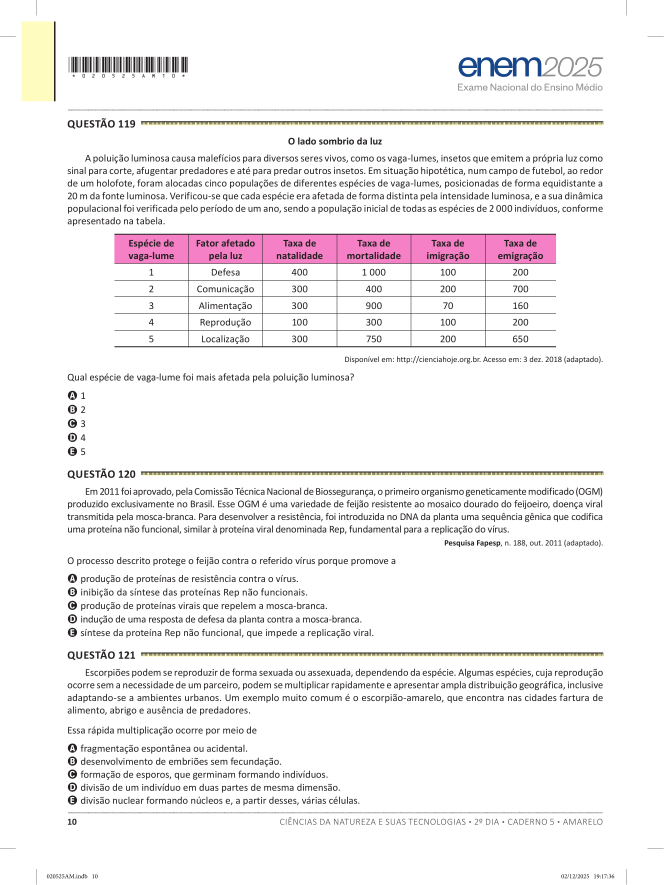
#> input picture 2Passo-RemoverBordasPaginasInteiras/imagens-convertidas/pagina_enem_10.png, 2653 x 3539 px (shown at 1/4 size); its folder holds 4 pictures in this run
$ python remover-bordas.py
#> lines starting #> are read from the running program, lines starting #| are printed output that depends on the picture
"""
Propósito: remover as bordas externas das páginas
Autor: Alexandre Nassar de Peder
Criação: 02/10/2025
Atualização: 03/06/2026

OBS1: puxe a pasta "imagens-convertidas" do passo 1 para essa pasta do passo 2

OBS2: abra a imagem no GIMP e conte pixels para saber quanto de borda tem que cortar.

OBS3: atualize a linha 33 com os valores corretos de corte (esquerda, superior, direita, inferior)

OBS4: tenha em mente desde já que você vai usar as imagens futuramente, então corte pensando na melhor maneira para executar todos os 12 passos

OBS5: execute o código, e abra as imagens para conferir se as bordas foram removidas corretamente. Se não, ajuste os valores de corte e execute novamente.
"""

from PIL import Image
import os

pasta_imagens = "imagens-convertidas"
pasta_saida = "sem-bordas-externas"

os.makedirs(pasta_saida, exist_ok=True)

for nome_arquivo in os.listdir(pasta_imagens):
    if nome_arquivo.lower().endswith(".png"):
        caminho_entrada = os.path.join(pasta_imagens, nome_arquivo)
        imagem = Image.open(caminho_entrada)
#> imagem is the input picture: PIL image 2653x3539 RGB; mean R, G, B 243.1, 240.8, 241.6

        largura, altura = imagem.size
#> largura = 2653; altura = 3539

        caixa_corte = (230, 472, largura - 238, altura - 290) #(esquerda, superior, direita, inferior)
#> caixa_corte = (230, 472, 2415, 3249)
        imagem_cortada = imagem.crop(caixa_corte)
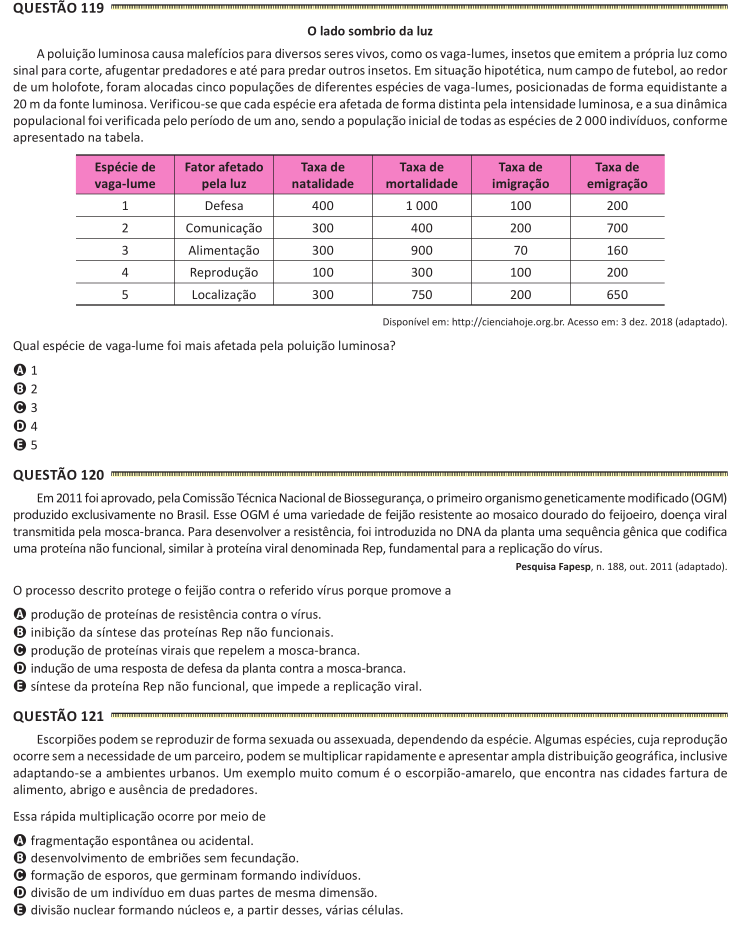
#> imagem_cortada: PIL image 2185x2777 RGB (shown at 1/3 size); mean R, G, B 238.5, 234.8, 236.3

        caminho_saida = os.path.join(pasta_saida, nome_arquivo)
        imagem_cortada.save(caminho_saida)
#> pass 2 of the loop `for nome_arquivo in os.listdir(pasta_imagens):`:
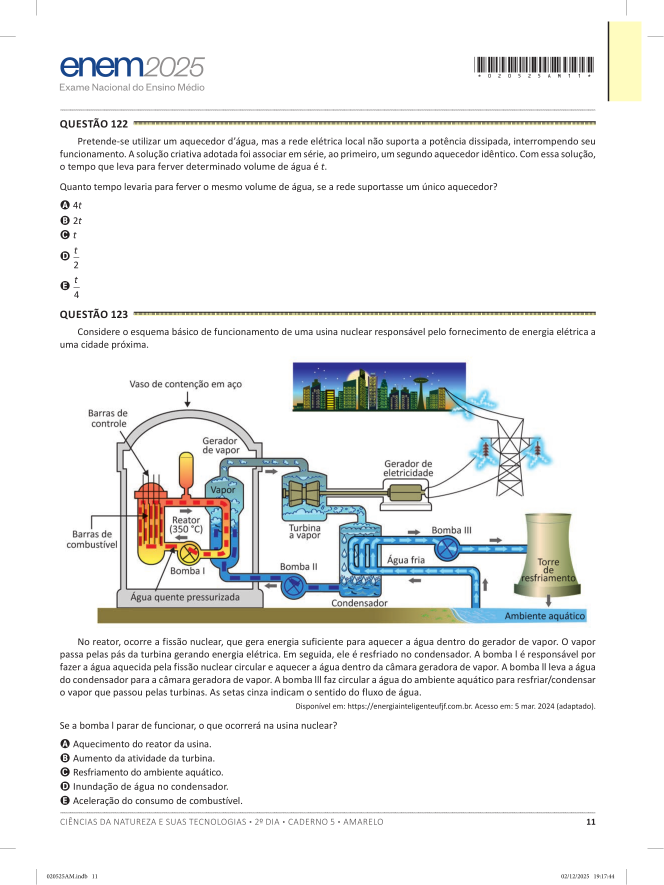
#> input picture 2Passo-RemoverBordasPaginasInteiras/imagens-convertidas/pagina_enem_11.png, 2653 x 3539 px (shown at 1/4 size)
#> imagem is the input picture: PIL image 2653x3539 RGB; mean R, G, B 236.8, 237.9, 237.3
#> `imagem_cortada = imagem.crop(caixa_corte)`:
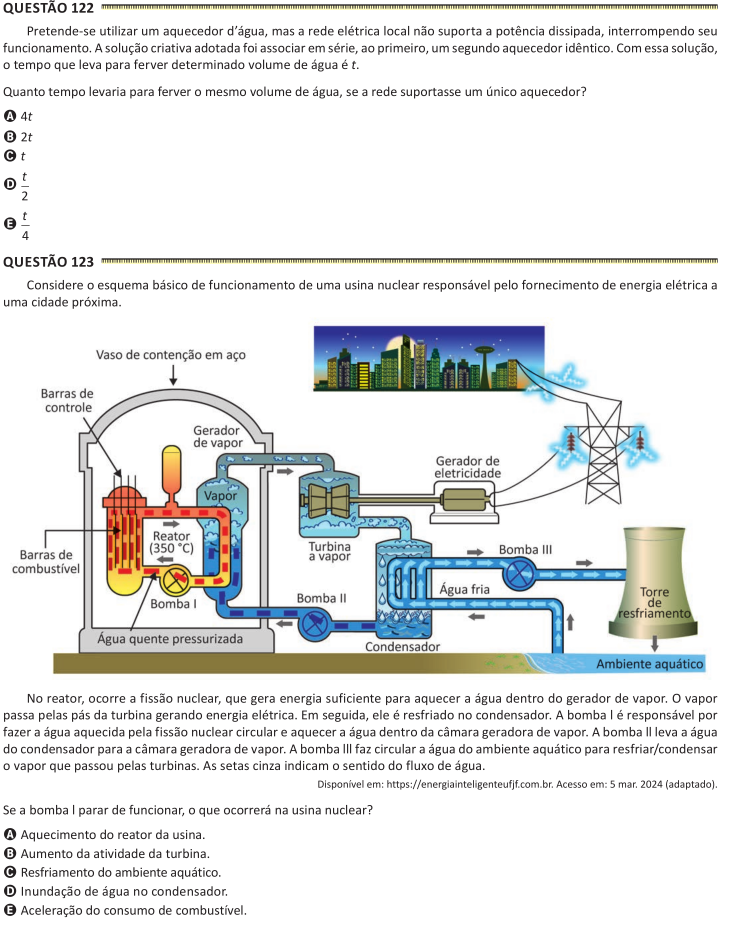
#> imagem_cortada: PIL image 2185x2777 RGB (shown at 1/3 size); mean R, G, B 228.7, 230.3, 229.7
#> pass 3 of the loop `for nome_arquivo in os.listdir(pasta_imagens):`:
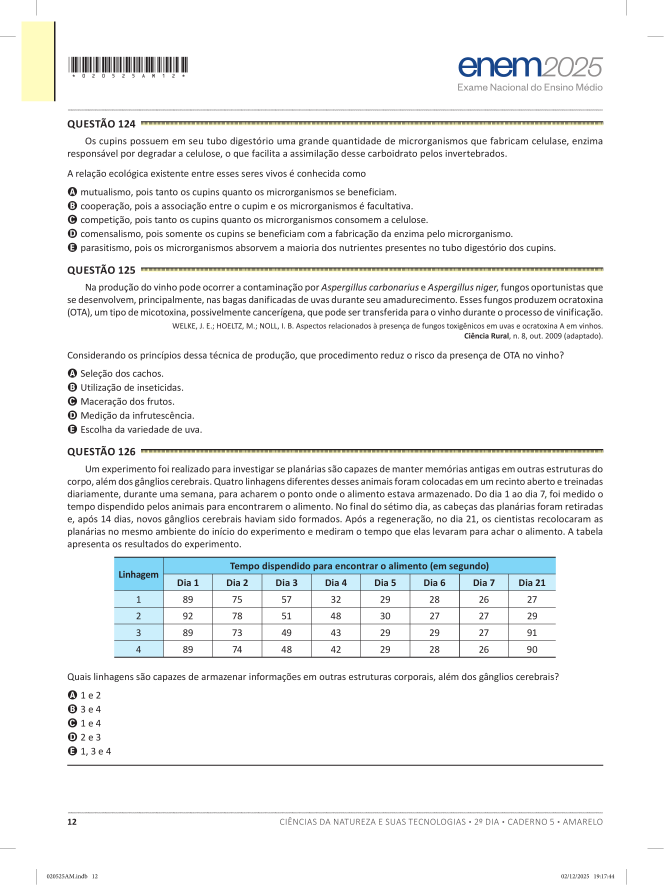
#> input picture 2Passo-RemoverBordasPaginasInteiras/imagens-convertidas/pagina_enem_12.png, 2653 x 3539 px (shown at 1/4 size)
#> imagem is the input picture: PIL image 2653x3539 RGB; mean R, G, B 241.2, 242.6, 242.8
#> `imagem_cortada = imagem.crop(caixa_corte)`:
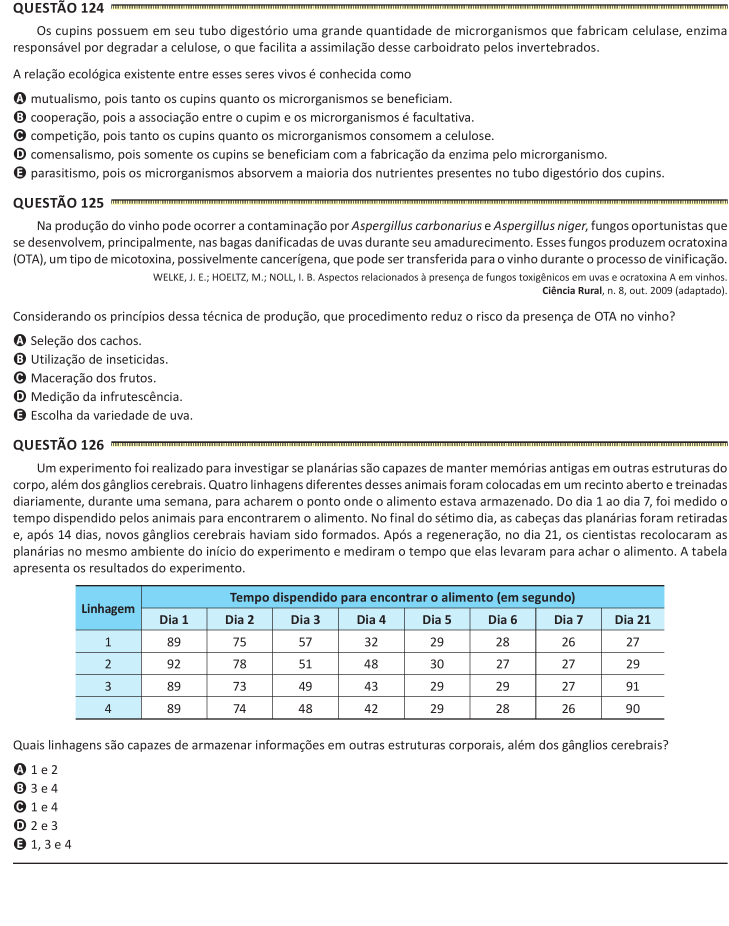
#> imagem_cortada: PIL image 2185x2777 RGB (shown at 1/3 size); mean R, G, B 235.5, 237.7, 238.1
#> the loop made 4 passes; the first 3 are shown

print("Recorte das bordas concluído.")
